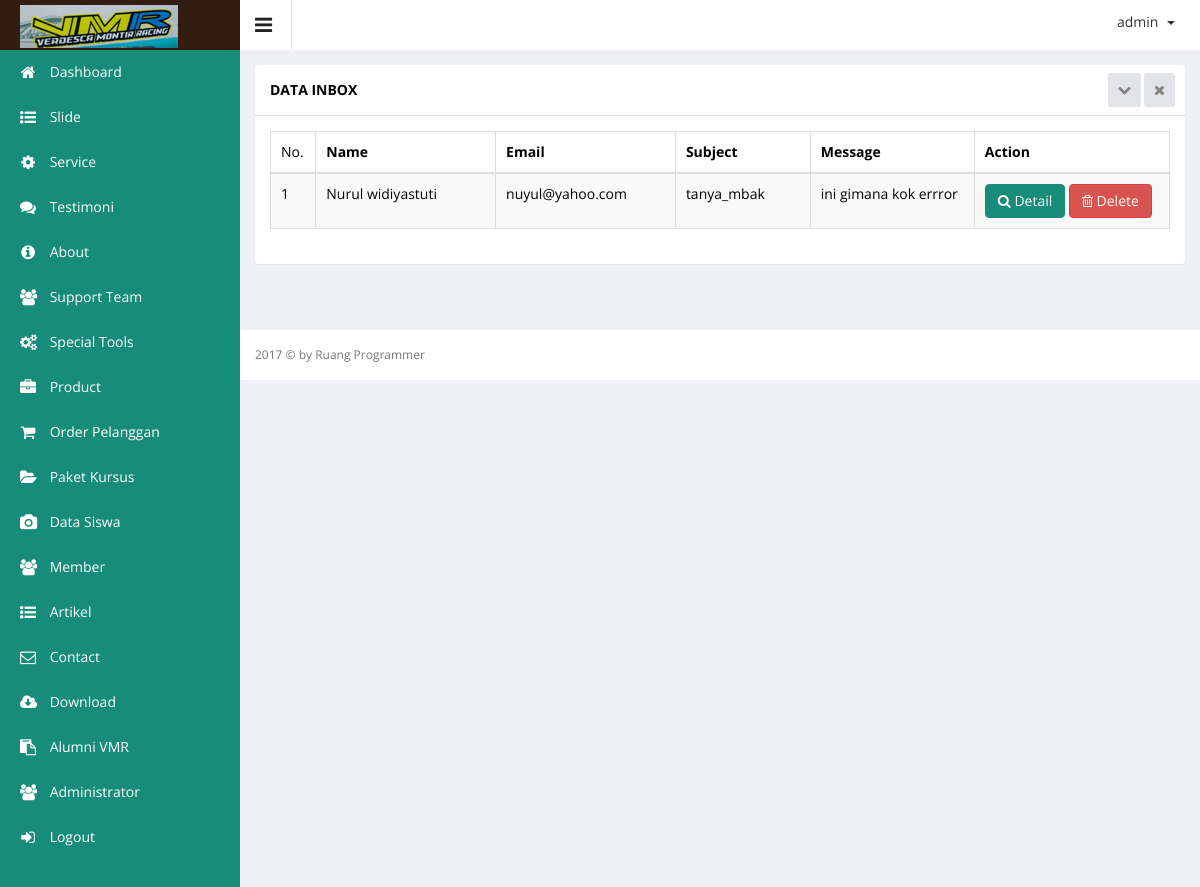
Page /admin/index.php?hal=master/inbox/list (signed in) on the committed database.
### tables this page shows
CREATE TABLE `inbox` (
  `inbox_id` int(11) NOT NULL,
  `inbox_name` varchar(100) DEFAULT NULL,
  `inbox_email` varchar(100) DEFAULT NULL,
  `inbox_subject` varchar(100) DEFAULT NULL,
  `inbox_message` text
);

### admin/master/inbox/list.php (the view, shortened to what this page needs)
<div class="wrapper">
    <div class="row">
        <div class="col-sm-12">
            <section class="panel">
                <header class="panel-heading">
                    Data Inbox
                    <span class="tools pull-right">
                        <a href="javascript:;" class="fa fa-chevron-down"></a>
                        <a href="javascript:;" class="fa fa-times"></a>
                     </span>
                </header>
                <div class="panel-body">
                    <div class="adv-table editable-table ">
                        <table class="table table-striped table-hover table-bordered" id="editable-sample">
                            <thead>
                            <tr>
                                <td>No.</td>
                                <th width="20%">Name</th>
                                <th width="20%">Email</th>
                                <th width="15%">Subject</th>
                                <th>Message</th>
                                <th>Action</th>
                            </tr>
                            </thead>
                            <tbody>
                            <?php
                            $no = 0;
                            $queryinbox = mysql_query("SELECT * FROM inbox ORDER BY inbox_id DESC");
                            while ($rowinbox = mysql_fetch_array($queryinbox)) {
                            $no++;
                                ?>
                                <tr class="">
                                    <td><?php echo $no; ?></td>
                                    <td><?php echo $rowinbox['inbox_name']; ?></td>
                                    <td><?php echo $rowinbox['inbox_email']; ?></td>
                                    <td><?php echo $rowinbox['inbox_subject']; ?></td>
                                    <td><?php echo $rowinbox['inbox_message']; ?></td>
                                    <td>
                                        <a href="?hal=master/inbox/detail&id=<?php echo $rowinbox['inbox_id']; ?>">
                                            <button class="btn btn-primary" type="submit"><i class="fa fa-search"
                                                                                             aria-hidden="true"></i>
                                                Detail
                                            </button>
                                        </a>
                                        <a href="?hal=master/inbox/list&hapus=<?php echo $rowinbox['inbox_id']; ?>">
                                        <button class="btn btn-danger" type="submit" name="hapus"><i
                                                        class="fa fa-trash-o"></i> Delete
                                            </button>
                                        </a>
                                    </td>
                                </tr>
                            <?php } ?>
                            </tbody>
                        </table>
                    </div>
                </div>
            </section>
        </div>
    </div>
</div>

### rows in the picture
inbox: inbox_name "Nurul widiyastuti", inbox_email "nuyul@yahoo.com", inbox_subject "tanya_mbak", inbox_message "ini gimana kok errror"

### other values in the picture
$_SESSION['username'] "admin"
